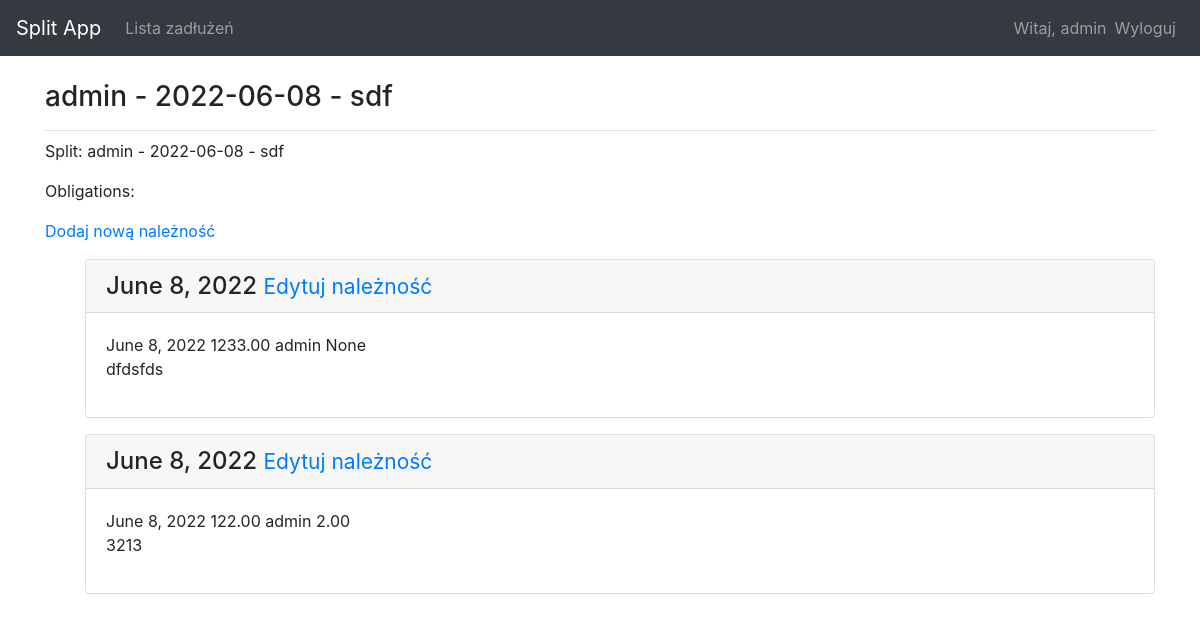
/transactions/6/ (signed in), run on an earlier commit of the app's database.
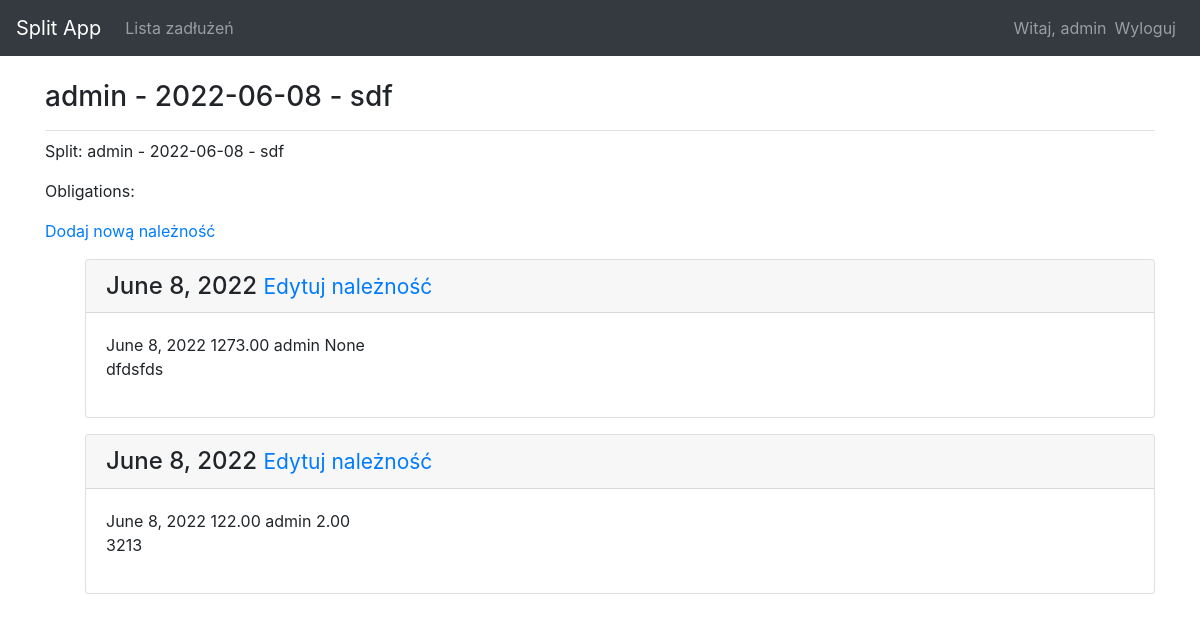
And on a later commit of the database.
### split_app/models.py (models this page shows, shortened)
class Obligation(models.Model):
    transaction = models.ForeignKey(Transaction,related_name="obligation", on_delete=models.CASCADE)
    user = models.ForeignKey(User, on_delete=models.CASCADE)
    desc = models.TextField()
    value = models.DecimalField(max_digits=6, decimal_places=2)
    optional_value = models.DecimalField(max_digits=6, decimal_places=2, null=True, blank=True)
    o_status = models.CharField(default=c.new, choices=c.status, max_length=16)
    payment_date = models.DateField(default=django.utils.timezone.now, null=True, blank=True)

### split_app/views.py (the view)
# urls.py: path('transactions/<int:transaction_id>/', views.transaction, name='transaction'),
@login_required
def transaction(req, transaction_id):
    transaction = Transaction.objects.get(id=transaction_id)
    obligations = Obligation.objects.filter(transaction=transaction_id)
    context = {'transaction': transaction, 'obligations':obligations}
    return render(req, 'split_app/transaction.html', context)

### split_app/models.py (called while the page is built)
    def __str__(self):
        return f"{self.owner} - {self.t_date} - {self.t_desc}"

### split_app/templates/split_app/transaction.html
{% extends 'split_app/base.html' %}
{% block page_header %}
    <h3>{{ transaction }}</h3>
{% endblock page_header %}
{% block content %}
<p>Split: {{ transaction }}</p>
<p>Obligations:</p>
    <p>
    <a href="{% url 'split_app:new_obligation' transaction.id %}"> Dodaj nową należność </a>
    </p>
<ul>
{% for oblig in obligations %}
    <div class="card mb-3">
        <h4 class="card-header">
            {{ transaction.t_date}}
            <small><a href="{% url 'split_app:edit_obligation' transaction.id %}">Edytuj należność</a> </small>
        </h4>
    <div class="card-body">
            {{ oblig.payment_date }}
            {{ oblig.value }}
            {{ oblig.user }}
            {{ oblig.optional_value }}
            {{ oblig.desc|linebreaks }}
    </div>
    </div>
{% empty %}
    <p>There is no obligations for this transaction</p>
{% endfor %}
</ul>
{% endblock %}

What changed in the data, as far as the page shows it:
changed Obligation "None": value "1233.00" → "1273.00"
